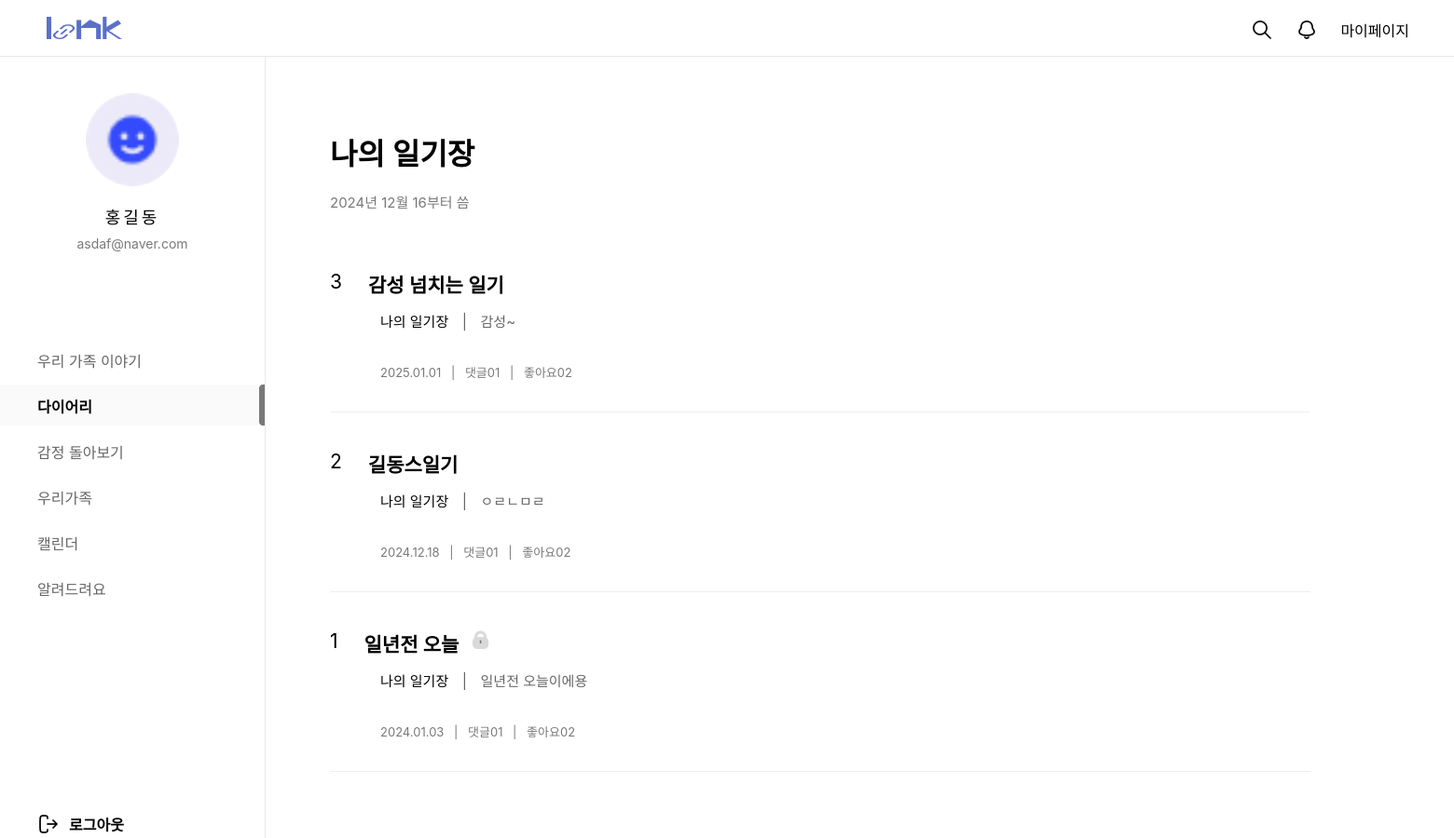
Before: /diary/MdiaryList/ (signed in, upper part) with the older database file.
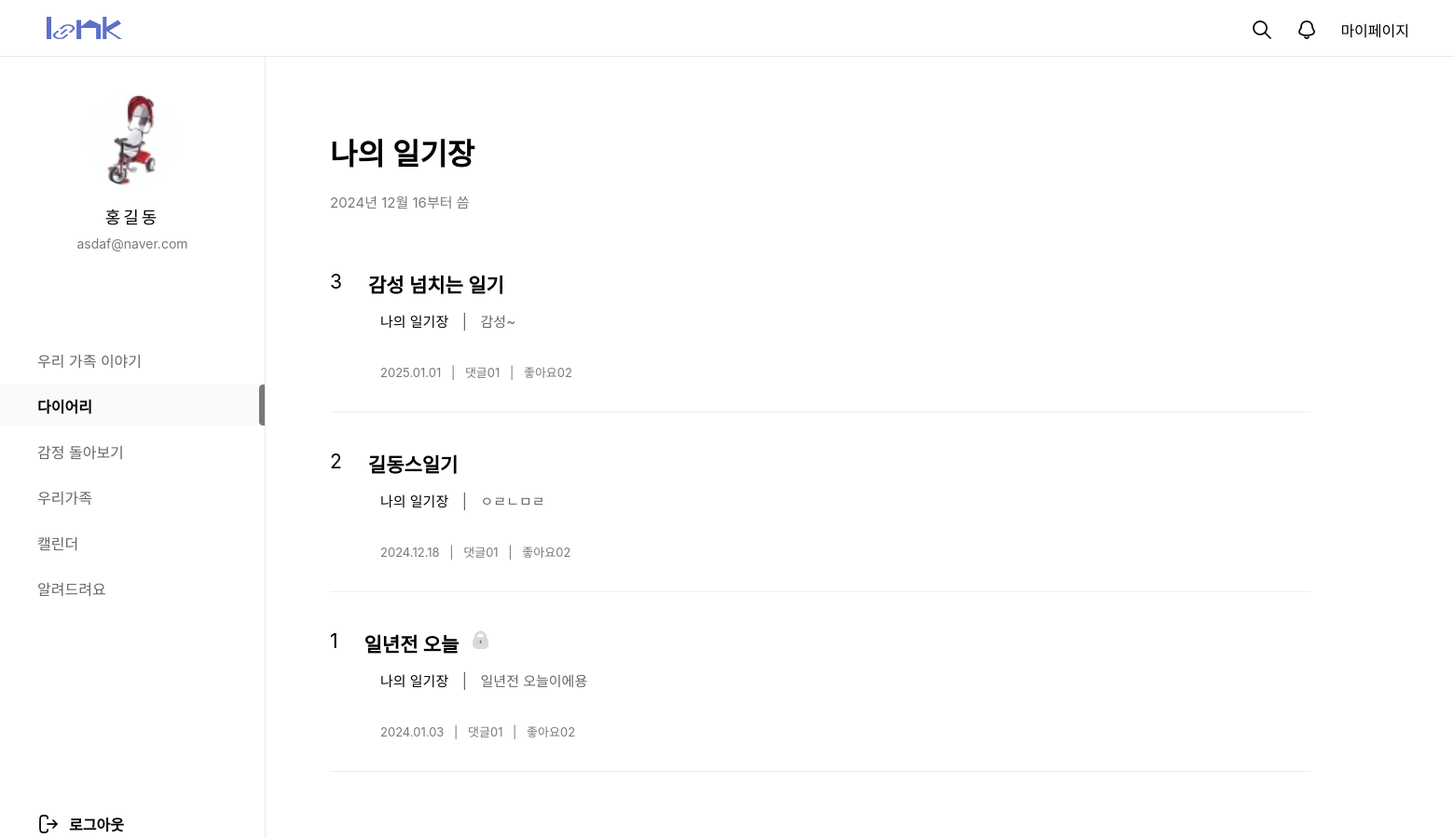
After: the same page with the newer database file.
### mypage/models.py (models this page shows, shortened)
class Img(models.Model):
  id = models.CharField(max_length=50, primary_key=True)  # 고유한 ID
  img = models.ImageField(upload_to='images/', null=True, blank=True, default='../static/images/calendar1/default_profile.png')  # 디폴트 이미지 설정

### diary/views.py (the view)
# urls.py: path('MdiaryList/', views.MdiaryList, name="MdiaryList"),
def MdiaryList(request):
	session_id = request.session.get('session_id')  # 세션에서 'session_id'를 가져옴
	if not session_id:
			return render(request, 'error.html', {'message': '세션 ID가 존재하지 않습니다.'})
	member = Member.objects.filter(id=session_id).first()
	if not member:
			return render(request, 'error.html', {'message': '사용자 정보가 존재하지 않습니다.'})
	mdiary = MdiaryBoard.objects.filter(id=member).first()  # 사용자와 연결된 MdiaryBoard
	if not mdiary:
		return render(request, 'error.html', {'message': '다이어리 정보가 없습니다.'})
	qs = Content.objects.filter(member=member).select_related('mdiary').order_by("-cdate")
	qb = Img.objects.filter(id=session_id).first()
	npage = request.GET.get('npage', 1)
	paginator = Paginator(qs, 10)
	page_obj = paginator.get_page(npage)
	context = {'content': page_obj.object_list,
						'MdiaryList':page_obj,
						'mdiary':mdiary,
						'qb':qb,
						'info':member,}
	return render(request, 'MdiaryList.html', context)

### diary/templates/MdiaryList.html (shortened to what this page needs)
{% load static %}
<!DOCTYPE html>
<html lang="ko">
<head>
  <link rel="stylesheet" href="{% static '/css/diary/Mdiary_list.css'%}">
  <link rel="stylesheet" href="{% static '/css/home/main.css'%}">
  <link rel="stylesheet" as="style" crossorigin href="https://cdn.jsdelivr.net/gh/orioncactus/pretendard@v1.3.9/dist/web/variable/pretendardvariable.min.css" />
</head>
</head>
<body>
<div id="top_nav">
  <h1><a href="/main/index/"></a></h1>
  <ul class="top_menu">
    <li><a href="#"><img src="/static/images/home/search_icon.png" alt=""></a></li>
    <li><a href="#"><img src="/static/images/home/bell_off_icon.png" alt=""></a></li>
    <li><a href="/mypage/main/">마이페이지</a></li>
  </ul>
</div>
<div id="gnb">
  <div id="user_profile">
    <div id="pimg">
      <img src="{{ qb.img.url }}" alt="" />
    </div>
    <p id="uName">{{info.name}}</p>
    <p id="uEmail">{{info.mail}}</p>
  </div>
  <nav id="menu">
    <ul>
      <a href="/main/index/"><li class="menu_item">우리 가족 이야기</li></a>
      <a href="/diary/diaryHome/"><li class="menu_item active">다이어리</li></a>
      <a href="/emotion/main/"><li class="menu_item">감정 돌아보기</li></a>
      <a href="/family1/fam/"><li class="menu_item">우리가족</li></a>
      <a href="/calendar1/cal/"><li class="menu_item">캘린더</li></a>
      <a href="/customer/"><li class="menu_item">알려드려요</li></a>
    </ul>
  </nav>
  <div id="logout">
    <a href="/main/logout/"><span>로그아웃</span></a>
  </div>
</div>
<div id="main_area">
  <div id="title_area">
    <p id="infoTit">
      {% if mdiary %}
        {{mdiary.mtitle}}
      {% else %}
        내 다이어리 이름을 설정해 주세요.
      {% endif %}
        </div></span>
    <p id="dateTit">{{mdiary.mdate|date:"Y년 m월 d부터 씀"}}</p>
  </div>
  <div id="list_area">
    {% if content %}
    {% for c in content %}
    <div class="list_group">
      <a href="/diary/diary_view/{{c.cno}}/?pageNum={{forloop.revcounter}}">
        <div class="wrap_cont">
          {% if c.group_diary.all %}
          <span class="tit_post"><span class="num_txt">{{forloop.revcounter}}</span>{{c.ctitle}}</span>
          {% else %}
          <span class="tit_post"><span class="num_txt">{{forloop.revcounter}}</span>{{c.ctitle}}<span class="img"><img src="/static/images/diary/lock.png" alt=""></span></span>
          {% endif %}
          <p class="desc_cont">
            <span class="diaryTit">{{mdiary.mtitle}}</span><span class="space"> | </span>
            <span class="list_txt">{{c.ccontent}}
            </span>
          </p>
        </div>
        <dl class="list_post_info">
          <dd class="txt_g">
            <span>{{ c.cdate|date:"Y.m.d" }}</span><span class="space"> | </span>
            <span>댓글</span><span>01</span><span class="space"> | </span>
            <span>좋아요</span><span>02</span>
          </dd>
        </dl>
      </a>
    </div>
    {% endfor %}
    {% else %}
    일기를 작성해봅시다!🙌
    {% endif %}
    </div>
</body>
</html>

Changed rows visible on the page:
changed Img: img: a different picture
